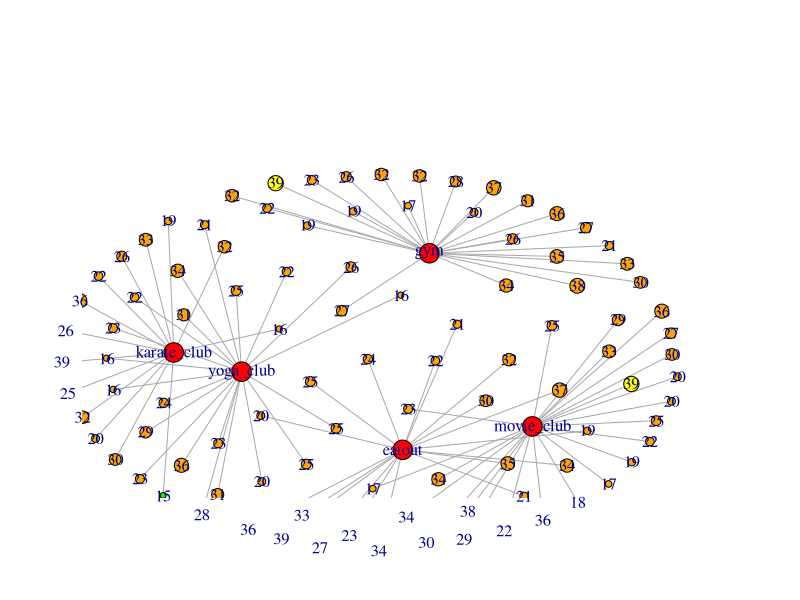
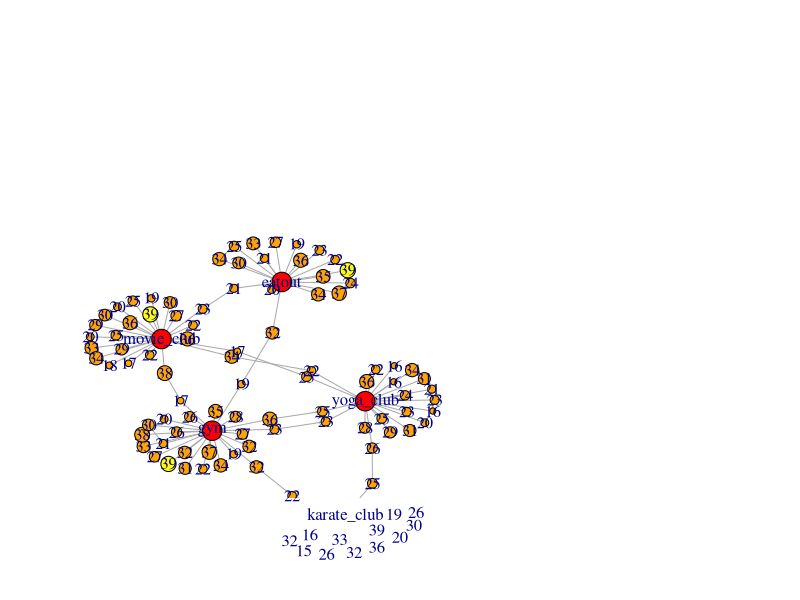
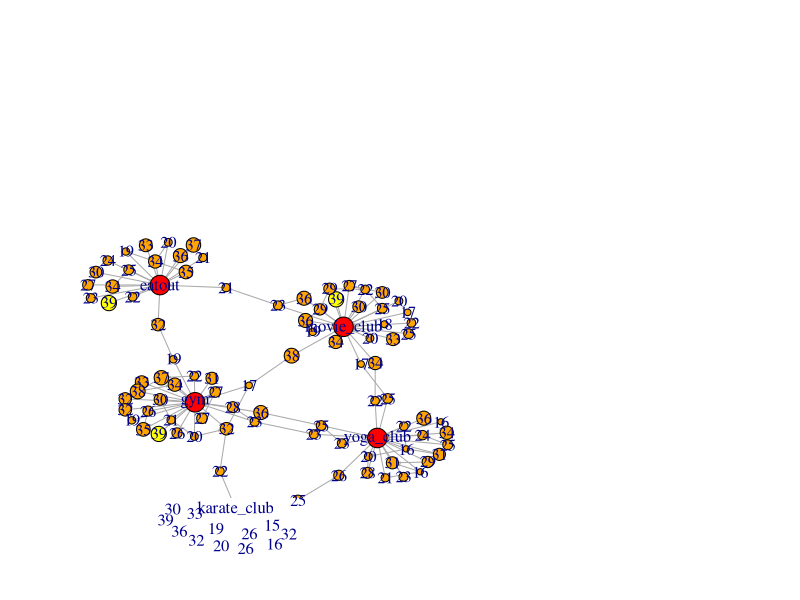
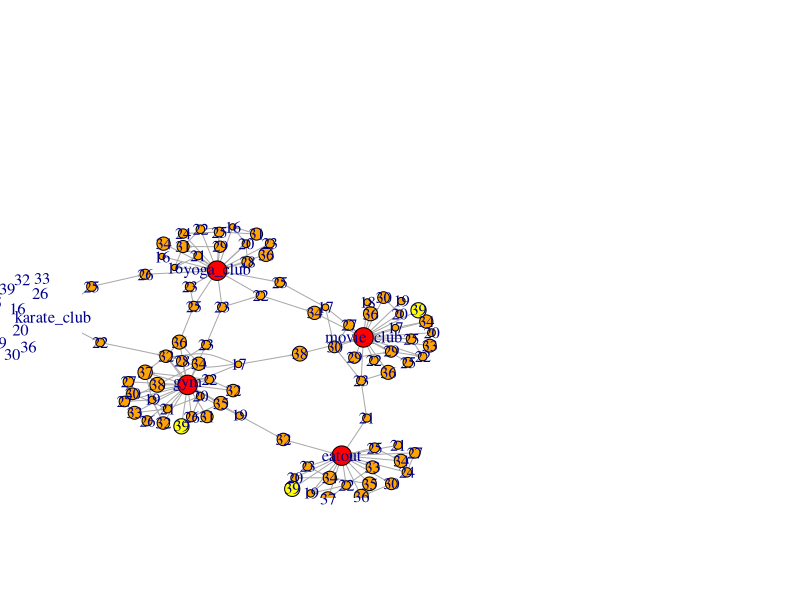

Generate these figures, in order, with R: (Note: a time limit stopped this script after it produced the figures.)
  library(igraph)
  
  
  G <- make_empty_graph(100) %>% 
    set_vertex_attr("name",value = as.integer(runif(100,15,40))) %>% 
    set_vertex_attr("Type",value = "Person")
  
  #adding foci nodes
  add_foci_nodes <- function(G)
  {
    i = gorder(G) + 1
    foci_nodes = c("gym","eatout","movie_club","karate_club","yoga_club")
    for(j in 1:5)
    {
      G = G + vertices(i)
      G = set_vertex_attr(G,"name",index = i,value = foci_nodes[j])
      G = set_vertex_attr(G,"Type",index = i,value = "foci")
      i = i + 1
    }
    return(G) 
  }
  
  
  #get the size of the nodes
  get_size <- function(G)
  {
    num = gorder(G)
    nsl <- c()
    for (i in 1:num)
    {
      if (V(G)[i]$Type == "Person")
        nsl<- c(nsl,V(G)[i]$name)
      else
        nsl <- c(nsl,50)
    }
    return(nsl)
  }
  
  
  #get the label of the nodes
  get_labels <- function(G)
  {
    num = gorder(G)
    ll <- c()
    for (i in 1:num)
    {
      if(V(G)[i]$Type == "Person")
        ll <- c(ll,(V(G)[i]$name))
      else
        ll <- c(ll,V(G)[i]$name)
    }
    return(ll)
  }
  
  #get the color of the nodes
  get_color <- function(G)
  {
    num = gorder(G)
    cl <- c()
    for (i in 1:num)
    {
      if(V(G)[i]$Type == "Person")
        if(V(G)[i]$name == 15)
          cl <- c(cl,"green")
        else if(V(G)[i]$name == 39)
          cl <- c(cl,"yellow")
        else
          cl <- c(cl,"orange")
      else
        cl <- c(cl,"red")
    }
    return(cl)
  }
  
  
  get_person_nodes <- function()
  {
    num = gorder(G)
    for (i in 1:num)
    {
      p <- c()
      for (i in 1:num)
      {
        if(V(G)[i]$Type == "Person")
          p <- c(p,i)
      }
    }
    print(p)
    return (p)
  }
  
  #get foci nodes
  get_foci_nodes <- function()
  {
    num = gorder(G)
    for (i in 1:num)
    {
      f <- c()
      for (i in 1:num)
      {
        if(V(G)[i]$Type == "foci")
          f <- c(f,i)
      }
    }
    return (f)
  }
  
  add_foci_edges <- function(G)
  {
    f = get_foci_nodes()
    p = get_person_nodes()
    for (j in p)
    {
      r = sample(f,1)
      G = G + edge(j,r)
    }
    return(G)
  }
  
  #finding homophily
  homophily <-function(G)
  { i =0
    pnodes = get_person_nodes()
    for (u in pnodes){
      for (v in pnodes)
      {
        if (u!=v)
        {
         
          diff = abs(as.integer(V(G)[u]$name) -as.integer( V(G)[v]$name))
          p = 1/(diff + 1000)
         
          r = runif(1)
   
          if (r < p)
          {
            i = i+1
            print(i)
            G = G + edges(u,v)
          }
        }
      }
    }
    return (G)
  }
  cmn <- function(u,v,G)
  {
    nv = neighbors(G,v)
    nu = neighbors(G,u)
    return (length(intersect(nv,nu)))
  }
  
  #finding closures
  closures <- function(G)
  {
    arr <- c()
    num = gorder(G)
    for (u in 1:num)
      for (v in 1:num)
      {
        if(u!=v && (V(G)[u]$Type == "Person" || V(G)[v]$Type == "foci"))
        {
          k = cmn(u,v,G)
          p = 1 - (1-0.01)^k
          temp <- c()
          temp <- c(temp,u)
          temp <- c(temp,v)
          temp <- c(temp,p)
          arr <- rbind(arr,temp)
        }
      }
    for (each in 1:nrow(arr))
    {
      u = arr[each,1]
      v = arr[each,2]
      p = arr[each,3]
      r = runif(1)
      if (r < p)
      {
        G = G + edges(u,v)
      }
    }
    return (G)
  }
  
  G = add_foci_nodes(G)
  nodesize = get_size(G)
  labels = get_labels(G)
  color_arr = get_color(G)
  G = add_foci_edges(G)

  #plotting graph
  plot(G,vertex.label = labels,vertex.size=as.integer(nodesize),vertex.label.font = 0.01,
       rescale = FALSE, ylim=c(-4,12),xlim=c(-4,12), asp = 0,layout = layout.kamada.kawai,
       vertex.color = color_arr,edge.arrow.size = 0.1)
    G = homophily(G)

  plot(G,vertex.label = labels,vertex.size=as.integer(nodesize),vertex.label.font = 0.01,
       rescale = FALSE, ylim=c(-4,12),xlim=c(-4,12), asp = 0,layout = layout.kamada.kawai,
       vertex.color = color_arr,edge.arrow.size = 0.1)
  while(1){
  G = closures(G)
  plot(G,vertex.label = labels,vertex.size=as.integer(nodesize),vertex.label.font = 0.01,
       rescale = FALSE, ylim=c(-4,12),xlim=c(-4,12), asp = 0,layout = layout.kamada.kawai,
       vertex.color = color_arr,edge.arrow.size = 0.1)}
  
    
